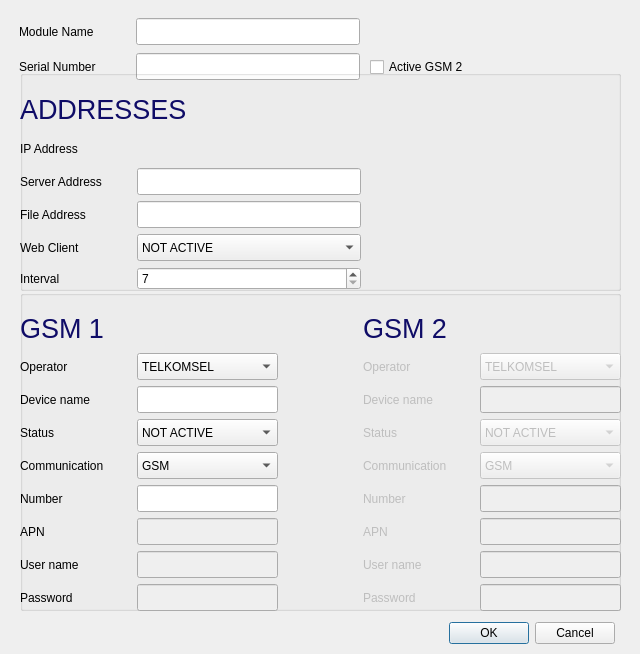
<?xml version="1.0" encoding="UTF-8"?>
<ui version="4.0">
 <class>form_addModule</class>
 <widget class="QDialog" name="form_addModule">
  <property name="geometry">
   <rect>
    <x>0</x>
    <y>0</y>
    <width>640</width>
    <height>654</height>
   </rect>
  </property>
  <property name="minimumSize">
   <size>
    <width>640</width>
    <height>0</height>
   </size>
  </property>
  <property name="maximumSize">
   <size>
    <width>640</width>
    <height>16777215</height>
   </size>
  </property>
  <property name="windowTitle">
   <string>Dialog</string>
  </property>
  <property name="windowIcon">
   <iconset resource="../image.qrc">
    <normaloff>:/new/prefix1/image/icon-daun-biru.png</normaloff>:/new/prefix1/image/icon-daun-biru.png</iconset>
  </property>
  <widget class="QCheckBox" name="ck_flag_active_gsm_2">
   <property name="geometry">
    <rect>
     <x>370</x>
     <y>56</y>
     <width>121</width>
     <height>22</height>
    </rect>
   </property>
   <property name="minimumSize">
    <size>
     <width>121</width>
     <height>22</height>
    </size>
   </property>
   <property name="text">
    <string>Active GSM 2</string>
   </property>
  </widget>
  <widget class="QDialogButtonBox" name="buttonBox">
   <property name="geometry">
    <rect>
     <x>14</x>
     <y>620</y>
     <width>601</width>
     <height>27</height>
    </rect>
   </property>
   <property name="standardButtons">
    <set>QDialogButtonBox::Cancel|QDialogButtonBox::Ok</set>
   </property>
  </widget>
  <widget class="QWidget" name="layoutWidget1">
   <property name="geometry">
    <rect>
     <x>19</x>
     <y>16</y>
     <width>341</width>
     <height>66</height>
    </rect>
   </property>
   <layout class="QGridLayout" name="gridLayout_1">
    <item row="0" column="0">
     <layout class="QGridLayout" name="gridLayout_4">
      <item row="0" column="0">
       <widget class="QLabel" name="label_14">
        <property name="minimumSize">
         <size>
          <width>111</width>
          <height>17</height>
         </size>
        </property>
        <property name="text">
         <string>Module Name</string>
        </property>
       </widget>
      </item>
      <item row="0" column="1">
       <widget class="QLineEdit" name="edit_module_name">
        <property name="minimumSize">
         <size>
          <width>146</width>
          <height>27</height>
         </size>
        </property>
       </widget>
      </item>
     </layout>
    </item>
    <item row="1" column="0">
     <layout class="QGridLayout" name="gridLayout_3">
      <item row="0" column="0">
       <widget class="QLabel" name="label_13">
        <property name="minimumSize">
         <size>
          <width>111</width>
          <height>17</height>
         </size>
        </property>
        <property name="text">
         <string>Serial Number</string>
        </property>
       </widget>
      </item>
      <item row="0" column="1">
       <widget class="QLineEdit" name="edit_sn">
        <property name="minimumSize">
         <size>
          <width>146</width>
          <height>27</height>
         </size>
        </property>
       </widget>
      </item>
     </layout>
    </item>
   </layout>
  </widget>
  <widget class="QGroupBox" name="gbCom">
   <property name="geometry">
    <rect>
     <x>20</x>
     <y>290</y>
     <width>601</width>
     <height>321</height>
    </rect>
   </property>
   <property name="title">
    <string/>
   </property>
   <widget class="QWidget" name="layoutWidget2">
    <property name="geometry">
     <rect>
      <x>0</x>
      <y>20</y>
      <width>601</width>
      <height>301</height>
     </rect>
    </property>
    <layout class="QHBoxLayout" name="horizontalLayout">
     <item>
      <layout class="QVBoxLayout" name="verticalLayout">
       <item>
        <widget class="QLabel" name="label_11">
         <property name="text">
          <string>&lt;html&gt;&lt;head/&gt;&lt;body&gt;&lt;p&gt;&lt;span style=&quot; font-size:20pt; color:#0f0c67;&quot;&gt;GSM 1&lt;/span&gt;&lt;/p&gt;&lt;/body&gt;&lt;/html&gt;</string>
         </property>
        </widget>
       </item>
       <item>
        <layout class="QGridLayout" name="gridLayout_2">
         <item row="6" column="1">
          <widget class="QLineEdit" name="edit_user_1">
           <property name="enabled">
            <bool>false</bool>
           </property>
           <property name="minimumSize">
            <size>
             <width>141</width>
             <height>27</height>
            </size>
           </property>
          </widget>
         </item>
         <item row="6" column="0">
          <widget class="QLabel" name="label_15">
           <property name="minimumSize">
            <size>
             <width>111</width>
             <height>17</height>
            </size>
           </property>
           <property name="text">
            <string>User name</string>
           </property>
          </widget>
         </item>
         <item row="0" column="0">
          <widget class="QLabel" name="label">
           <property name="minimumSize">
            <size>
             <width>111</width>
             <height>17</height>
            </size>
           </property>
           <property name="text">
            <string>Operator</string>
           </property>
          </widget>
         </item>
         <item row="0" column="1">
          <widget class="QComboBox" name="cb_operator_1">
           <property name="minimumSize">
            <size>
             <width>141</width>
             <height>27</height>
            </size>
           </property>
           <item>
            <property name="text">
             <string>TELKOMSEL</string>
            </property>
           </item>
           <item>
            <property name="text">
             <string>INDOSAT</string>
            </property>
           </item>
           <item>
            <property name="text">
             <string>XL</string>
            </property>
           </item>
           <item>
            <property name="text">
             <string>3</string>
            </property>
           </item>
          </widget>
         </item>
         <item row="1" column="0">
          <widget class="QLabel" name="label_2">
           <property name="minimumSize">
            <size>
             <width>111</width>
             <height>17</height>
            </size>
           </property>
           <property name="text">
            <string>Device name</string>
           </property>
          </widget>
         </item>
         <item row="1" column="1">
          <widget class="QLineEdit" name="edit_devicename_1">
           <property name="minimumSize">
            <size>
             <width>141</width>
             <height>27</height>
            </size>
           </property>
          </widget>
         </item>
         <item row="2" column="0">
          <widget class="QLabel" name="label_3">
           <property name="minimumSize">
            <size>
             <width>111</width>
             <height>17</height>
            </size>
           </property>
           <property name="text">
            <string>Status</string>
           </property>
          </widget>
         </item>
         <item row="2" column="1">
          <widget class="QComboBox" name="cb_status_1">
           <property name="minimumSize">
            <size>
             <width>141</width>
             <height>27</height>
            </size>
           </property>
           <item>
            <property name="text">
             <string>NOT ACTIVE</string>
            </property>
           </item>
           <item>
            <property name="text">
             <string>ACTIVE</string>
            </property>
           </item>
          </widget>
         </item>
         <item row="3" column="0">
          <widget class="QLabel" name="label_4">
           <property name="minimumSize">
            <size>
             <width>111</width>
             <height>17</height>
            </size>
           </property>
           <property name="text">
            <string>Communication</string>
           </property>
          </widget>
         </item>
         <item row="3" column="1">
          <widget class="QComboBox" name="cb_com_1">
           <property name="minimumSize">
            <size>
             <width>141</width>
             <height>27</height>
            </size>
           </property>
           <item>
            <property name="text">
             <string>GSM</string>
            </property>
           </item>
           <item>
            <property name="text">
             <string>GPRS</string>
            </property>
           </item>
          </widget>
         </item>
         <item row="4" column="0">
          <widget class="QLabel" name="label_5">
           <property name="minimumSize">
            <size>
             <width>111</width>
             <height>17</height>
            </size>
           </property>
           <property name="text">
            <string>Number</string>
           </property>
          </widget>
         </item>
         <item row="4" column="1">
          <widget class="QLineEdit" name="edit_number_1">
           <property name="minimumSize">
            <size>
             <width>141</width>
             <height>27</height>
            </size>
           </property>
          </widget>
         </item>
         <item row="5" column="1">
          <widget class="QLineEdit" name="edit_apn_1">
           <property name="enabled">
            <bool>false</bool>
           </property>
           <property name="minimumSize">
            <size>
             <width>141</width>
             <height>27</height>
            </size>
           </property>
          </widget>
         </item>
         <item row="7" column="1">
          <widget class="QLineEdit" name="edit_passwd_1">
           <property name="enabled">
            <bool>false</bool>
           </property>
           <property name="minimumSize">
            <size>
             <width>141</width>
             <height>27</height>
            </size>
           </property>
          </widget>
         </item>
         <item row="5" column="0">
          <widget class="QLabel" name="label_16">
           <property name="minimumSize">
            <size>
             <width>111</width>
             <height>17</height>
            </size>
           </property>
           <property name="text">
            <string>APN</string>
           </property>
          </widget>
         </item>
         <item row="7" column="0">
          <widget class="QLabel" name="label_19">
           <property name="minimumSize">
            <size>
             <width>111</width>
             <height>17</height>
            </size>
           </property>
           <property name="text">
            <string>Password</string>
           </property>
          </widget>
         </item>
        </layout>
       </item>
      </layout>
     </item>
     <item>
      <spacer name="horizontalSpacer">
       <property name="orientation">
        <enum>Qt::Horizontal</enum>
       </property>
       <property name="sizeHint" stdset="0">
        <size>
         <width>40</width>
         <height>20</height>
        </size>
       </property>
      </spacer>
     </item>
     <item>
      <layout class="QVBoxLayout" name="verticalLayout_2">
       <item>
        <widget class="QLabel" name="label_12">
         <property name="enabled">
          <bool>true</bool>
         </property>
         <property name="text">
          <string>&lt;html&gt;&lt;head/&gt;&lt;body&gt;&lt;p&gt;&lt;span style=&quot; font-size:20pt; color:#0f0c67;&quot;&gt;GSM 2&lt;/span&gt;&lt;/p&gt;&lt;/body&gt;&lt;/html&gt;</string>
         </property>
        </widget>
       </item>
       <item>
        <layout class="QGridLayout" name="gridLayout_5">
         <item row="3" column="0">
          <widget class="QLabel" name="label_9">
           <property name="enabled">
            <bool>false</bool>
           </property>
           <property name="minimumSize">
            <size>
             <width>111</width>
             <height>17</height>
            </size>
           </property>
           <property name="text">
            <string>Communication</string>
           </property>
          </widget>
         </item>
         <item row="0" column="1">
          <widget class="QComboBox" name="cb_operator_2">
           <property name="enabled">
            <bool>false</bool>
           </property>
           <property name="minimumSize">
            <size>
             <width>141</width>
             <height>27</height>
            </size>
           </property>
           <item>
            <property name="text">
             <string>TELKOMSEL</string>
            </property>
           </item>
           <item>
            <property name="text">
             <string>INDOSAT</string>
            </property>
           </item>
           <item>
            <property name="text">
             <string>XL</string>
            </property>
           </item>
           <item>
            <property name="text">
             <string>3</string>
            </property>
           </item>
          </widget>
         </item>
         <item row="6" column="1">
          <widget class="QLineEdit" name="edit_user_2">
           <property name="enabled">
            <bool>false</bool>
           </property>
           <property name="minimumSize">
            <size>
             <width>141</width>
             <height>27</height>
            </size>
           </property>
          </widget>
         </item>
         <item row="1" column="0">
          <widget class="QLabel" name="label_7">
           <property name="enabled">
            <bool>false</bool>
           </property>
           <property name="minimumSize">
            <size>
             <width>111</width>
             <height>17</height>
            </size>
           </property>
           <property name="text">
            <string>Device name</string>
           </property>
          </widget>
         </item>
         <item row="3" column="1">
          <widget class="QComboBox" name="cb_com_2">
           <property name="enabled">
            <bool>false</bool>
           </property>
           <property name="minimumSize">
            <size>
             <width>141</width>
             <height>27</height>
            </size>
           </property>
           <item>
            <property name="text">
             <string>GSM</string>
            </property>
           </item>
           <item>
            <property name="text">
             <string>GPRS</string>
            </property>
           </item>
          </widget>
         </item>
         <item row="0" column="0">
          <widget class="QLabel" name="label_6">
           <property name="enabled">
            <bool>false</bool>
           </property>
           <property name="minimumSize">
            <size>
             <width>111</width>
             <height>17</height>
            </size>
           </property>
           <property name="text">
            <string>Operator</string>
           </property>
          </widget>
         </item>
         <item row="1" column="1">
          <widget class="QLineEdit" name="edit_devicename_2">
           <property name="enabled">
            <bool>false</bool>
           </property>
           <property name="minimumSize">
            <size>
             <width>141</width>
             <height>27</height>
            </size>
           </property>
          </widget>
         </item>
         <item row="2" column="1">
          <widget class="QComboBox" name="cb_status_2">
           <property name="enabled">
            <bool>false</bool>
           </property>
           <property name="minimumSize">
            <size>
             <width>141</width>
             <height>27</height>
            </size>
           </property>
           <item>
            <property name="text">
             <string>NOT ACTIVE</string>
            </property>
           </item>
           <item>
            <property name="text">
             <string>ACTIVE</string>
            </property>
           </item>
          </widget>
         </item>
         <item row="4" column="0">
          <widget class="QLabel" name="label_10">
           <property name="enabled">
            <bool>false</bool>
           </property>
           <property name="minimumSize">
            <size>
             <width>111</width>
             <height>17</height>
            </size>
           </property>
           <property name="text">
            <string>Number</string>
           </property>
          </widget>
         </item>
         <item row="4" column="1">
          <widget class="QLineEdit" name="edit_number_2">
           <property name="enabled">
            <bool>false</bool>
           </property>
           <property name="minimumSize">
            <size>
             <width>141</width>
             <height>27</height>
            </size>
           </property>
          </widget>
         </item>
         <item row="2" column="0">
          <widget class="QLabel" name="label_8">
           <property name="enabled">
            <bool>false</bool>
           </property>
           <property name="minimumSize">
            <size>
             <width>111</width>
             <height>17</height>
            </size>
           </property>
           <property name="text">
            <string>Status</string>
           </property>
          </widget>
         </item>
         <item row="6" column="0">
          <widget class="QLabel" name="label_17">
           <property name="enabled">
            <bool>false</bool>
           </property>
           <property name="minimumSize">
            <size>
             <width>111</width>
             <height>17</height>
            </size>
           </property>
           <property name="text">
            <string>User name</string>
           </property>
          </widget>
         </item>
         <item row="5" column="1">
          <widget class="QLineEdit" name="edit_apn_2">
           <property name="enabled">
            <bool>false</bool>
           </property>
           <property name="minimumSize">
            <size>
             <width>141</width>
             <height>27</height>
            </size>
           </property>
          </widget>
         </item>
         <item row="7" column="1">
          <widget class="QLineEdit" name="edit_passwd_2">
           <property name="enabled">
            <bool>false</bool>
           </property>
           <property name="minimumSize">
            <size>
             <width>141</width>
             <height>27</height>
            </size>
           </property>
          </widget>
         </item>
         <item row="5" column="0">
          <widget class="QLabel" name="label_18">
           <property name="enabled">
            <bool>false</bool>
           </property>
           <property name="minimumSize">
            <size>
             <width>111</width>
             <height>17</height>
            </size>
           </property>
           <property name="text">
            <string>APN</string>
           </property>
          </widget>
         </item>
         <item row="7" column="0">
          <widget class="QLabel" name="label_20">
           <property name="enabled">
            <bool>false</bool>
           </property>
           <property name="minimumSize">
            <size>
             <width>111</width>
             <height>17</height>
            </size>
           </property>
           <property name="text">
            <string>Password</string>
           </property>
          </widget>
         </item>
        </layout>
       </item>
      </layout>
     </item>
    </layout>
   </widget>
  </widget>
  <widget class="QGroupBox" name="gbEnv">
   <property name="geometry">
    <rect>
     <x>20</x>
     <y>70</y>
     <width>601</width>
     <height>221</height>
    </rect>
   </property>
   <property name="title">
    <string/>
   </property>
   <widget class="QWidget" name="layoutWidget3">
    <property name="geometry">
     <rect>
      <x>0</x>
      <y>20</y>
      <width>341</width>
      <height>200</height>
     </rect>
    </property>
    <layout class="QVBoxLayout" name="verticalLayout_3">
     <item>
      <widget class="QLabel" name="label_21">
       <property name="maximumSize">
        <size>
         <width>16777215</width>
         <height>16777215</height>
        </size>
       </property>
       <property name="text">
        <string>&lt;html&gt;&lt;head/&gt;&lt;body&gt;&lt;p&gt;&lt;span style=&quot; font-size:20pt; color:#0f0c67;&quot;&gt;ADDRESSES&lt;/span&gt;&lt;/p&gt;&lt;/body&gt;&lt;/html&gt;</string>
       </property>
      </widget>
     </item>
     <item>
      <layout class="QGridLayout" name="gridLayout_6">
       <item row="3" column="0">
        <widget class="QLabel" name="label_27">
         <property name="minimumSize">
          <size>
           <width>111</width>
           <height>17</height>
          </size>
         </property>
         <property name="text">
          <string>Web Client</string>
         </property>
        </widget>
       </item>
       <item row="2" column="1">
        <widget class="QLineEdit" name="edit_file_address">
         <property name="minimumSize">
          <size>
           <width>141</width>
           <height>27</height>
          </size>
         </property>
        </widget>
       </item>
       <item row="0" column="0">
        <widget class="QLabel" name="label_23">
         <property name="minimumSize">
          <size>
           <width>111</width>
           <height>17</height>
          </size>
         </property>
         <property name="text">
          <string>IP Address</string>
         </property>
        </widget>
       </item>
       <item row="1" column="1">
        <widget class="QLineEdit" name="edit_server_address">
         <property name="minimumSize">
          <size>
           <width>141</width>
           <height>27</height>
          </size>
         </property>
         <property name="maximumSize">
          <size>
           <width>16777215</width>
           <height>16777215</height>
          </size>
         </property>
        </widget>
       </item>
       <item row="2" column="0">
        <widget class="QLabel" name="label_26">
         <property name="minimumSize">
          <size>
           <width>111</width>
           <height>17</height>
          </size>
         </property>
         <property name="text">
          <string>File Address</string>
         </property>
        </widget>
       </item>
       <item row="1" column="0">
        <widget class="QLabel" name="label_25">
         <property name="minimumSize">
          <size>
           <width>111</width>
           <height>17</height>
          </size>
         </property>
         <property name="text">
          <string>Server Address</string>
         </property>
        </widget>
       </item>
       <item row="3" column="1">
        <widget class="QComboBox" name="cb_webclient">
         <property name="minimumSize">
          <size>
           <width>141</width>
           <height>27</height>
          </size>
         </property>
         <property name="maximumSize">
          <size>
           <width>16777215</width>
           <height>16777215</height>
          </size>
         </property>
         <item>
          <property name="text">
           <string>NOT ACTIVE</string>
          </property>
         </item>
         <item>
          <property name="text">
           <string>ACTIVE</string>
          </property>
         </item>
        </widget>
       </item>
       <item row="0" column="1">
        <widget class="QLabel" name="edit_ip_address">
         <property name="minimumSize">
          <size>
           <width>141</width>
           <height>27</height>
          </size>
         </property>
         <property name="text">
          <string/>
         </property>
        </widget>
       </item>
       <item row="4" column="0">
        <widget class="QLabel" name="label_22">
         <property name="text">
          <string>Interval</string>
         </property>
        </widget>
       </item>
       <item row="4" column="1">
        <widget class="QSpinBox" name="spin_interval">
         <property name="minimum">
          <number>7</number>
         </property>
        </widget>
       </item>
      </layout>
     </item>
    </layout>
   </widget>
  </widget>
 </widget>
 <tabstops>
  <tabstop>edit_module_name</tabstop>
  <tabstop>edit_sn</tabstop>
  <tabstop>ck_flag_active_gsm_2</tabstop>
  <tabstop>cb_operator_1</tabstop>
  <tabstop>edit_devicename_1</tabstop>
  <tabstop>cb_status_1</tabstop>
  <tabstop>cb_com_1</tabstop>
  <tabstop>edit_number_1</tabstop>
  <tabstop>edit_apn_1</tabstop>
  <tabstop>edit_user_1</tabstop>
  <tabstop>edit_passwd_1</tabstop>
  <tabstop>cb_operator_2</tabstop>
  <tabstop>edit_devicename_2</tabstop>
  <tabstop>cb_status_2</tabstop>
  <tabstop>cb_com_2</tabstop>
  <tabstop>edit_number_2</tabstop>
  <tabstop>edit_apn_2</tabstop>
  <tabstop>edit_user_2</tabstop>
  <tabstop>edit_passwd_2</tabstop>
 </tabstops>
 <resources>
  <include location="../image.qrc"/>
 </resources>
 <connections/>
</ui>
